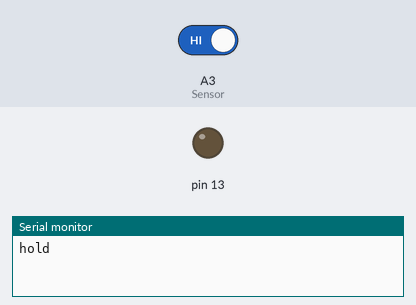
Simulated run of this sketch. Board: Arduino Uno, built with avr-gcc and run on an emulated ATmega328P. Parts: output pins drawn as LEDs (lit = HIGH), the last lines printed to the serial monitor. The inputs (shaded band) are chosen by the test bench; at power-on: A3 (Sensor) HIGH.

Above: at 1.2 s.
1.3 s: A3 (Sensor) driven LOW
At 2.2 s:
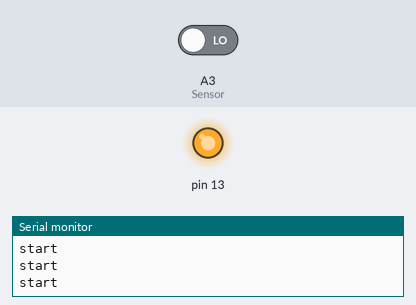
2.8 s: A3 (Sensor) driven HIGH
At 4.5 s:
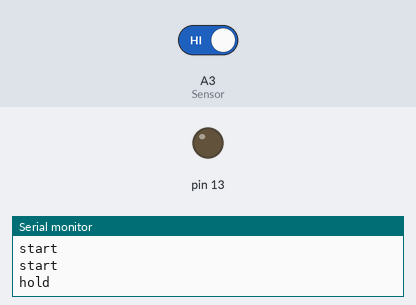
Timing chart, 0 to 6.0 s (numbered marks = the images above; inputs shaded):
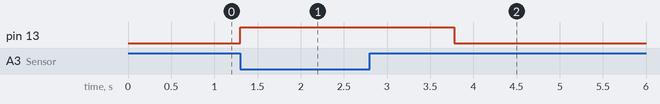

Measured:
- after the input at 1.3 s, pin 13: LOW → HIGH at once
- after the input at 2.8 s, pin 13: HIGH → LOW after 0.98 s

The sketch:

soundsensor.ino
```cpp
#include "soundsensor.h"

int Sensor = A3;

void setup(){
  Serial.begin(115200);
  pinMode(Sensor,INPUT);
  pinMode(13,OUTPUT);
}

void loop(){
  bool res = ifstart(Sensor);
  if(res == 1){
    digitalWrite(13,HIGH);
    Serial.println("start");
  }
  else{
    Serial.println("hold");
    digitalWrite(13,LOW);
  }

}
```

soundsensor.cpp
```cpp
#include "soundsensor.h"
#include <Arduino.h>

bool ifstart(int Sensor){
  int status_sensor;
  int clap = 0;
  long detection_range_start = 0;
  long detection_range = 0;
  bool status_lights = false;

  detection_range_start = millis();
  detection_range = detection_range_start;
  while(millis() - detection_range_start <= 1000)
  {
    status_sensor = digitalRead(Sensor);
    if (status_sensor == 0 && millis()-detection_range >= 25)
    {
        detection_range = millis();
        clap++;
    }

    if (clap >= 1)
    {
      status_lights = true;
      return status_lights;
    }
  }
  status_lights = false;
  return status_lights;
}
```

soundsensor.h
```cpp
#ifndef SOUNDSENSOR_H
#define SOUNDSENSOR_H


bool ifstart(int Sensor);


#endif
```
